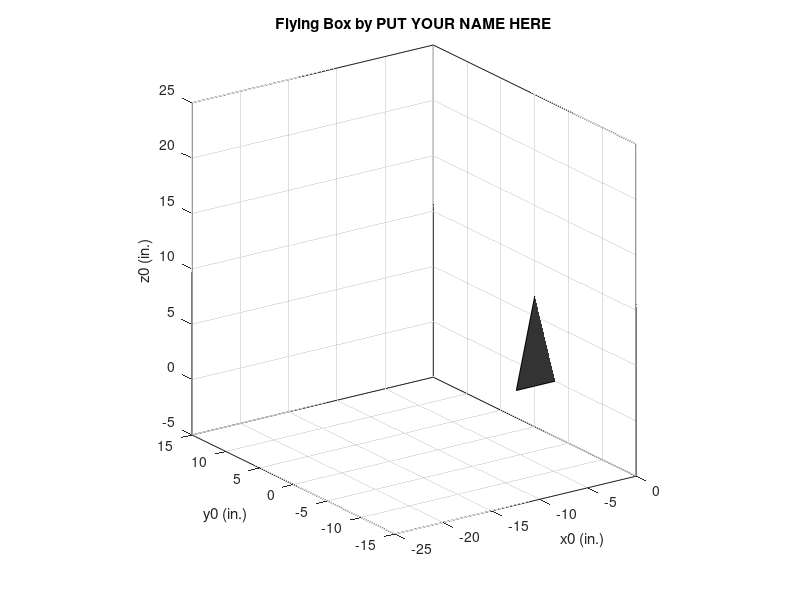

Source code (MATLAB):
%% flying_box_starter.m
% 
% This Matlab script provides the starter code for the flying box
% problem on Homework 1 in MEAM 520 at the University of Pennsylvania.
% The original was written by Professor Katherine J. Kuchenbecker
% (kuchenbe@seas.upenn.edu). Students will modify this code to create 
% their own script.
%
% Change the name of this file to replace "starter" with your PennKey.  For
% example, Professor Kuchenbecker's script would be flying_box_kuchenbe.m

%% SETUP

% Delete all variables from our workspace.
clear

% Set student names.
studentNames = 'PUT YOUR NAME HERE';

% Load the TrakStar data recorded during the movie.
% This MATLAB data file includes time histories of the x, y, and z
% coordinates in inches, as well as time histories of the azimuth,
% elevation, and roll angles in degrees.
load flying_box;


%% DEFINITIONS

% We need to keep track of three frames in this code.
%
% Frame 0 is the frame of the camera's view, with x positive to the right,
% y positive straight back, and z positive up.  The is the base frame, and
% it's what we plot in.  Its origin coincides with the origin of frame 1.
%
% Frame 1 is the frame of the TrakStar transmitter, which sits on the desk.
% It has x positive straight out, y positive to the left, and z positive
% down.  This is the frame in which the sensor positions and orientations
% are expressed.  Its origin is near the center of the transmitter's beige
% cube, which can be seen in the video.
%
% Frame 2 is the frame of the TrakStar sensor, which is being moved around.
% Its x-axis is straight out horizontal through the front of the box, in
% the direction the hand is facing.  Its y-axis is mostly horizontal during
% the video, and its z-axis is mostly vertical.

% Define the locations of the box's four corners (ignoring thickness) in
% the sensor's frame (frame 2).  The length is in the direction of the
% sensor's x-axis, and the width is in the direction of the sensor's
% y-axis.  We call the corners points a, b, c, and d (pa, pb, pc, and pd),
% and we assume the sensor is at the center of the box.  
% We include a 1 at the end of each of these column vectors for use with
% homogenous transformations. You may remove the 1's if you find you do not
% need them but please update this comment accordingly. 
box_length = 8;  % inches
box_width = 6;   % inches
pa2 = [-box_length/2 -box_width/2 0 1]';
pb2 = [ box_length/2 -box_width/2 0 1]';
pc2 = [ box_length/2  box_width/2 0 1]';
pd2 = [-box_length/2  box_width/2 0 1]';

% The number of data points to skip between plots.  Increase this to speed
% up playback.  The minimum value is 1. 
skipfactor = 2; 


%% ANIMATION
% Play back the recorded motion of the flying box.

% Open figure 1 and clear it to get ready for plotting.
figure(1)
clf

% Step through the data from start to finish, jumping by skipfactor.
for i = 1:skipfactor:length(x_inches_history)
    % Pull the sensor's current x, y, and z positions out of the histories.
    x = x_inches_history(i);
    y = y_inches_history(i);
    z = z_inches_history(i);
    
    % Pull the sensor's current azimuth, elevation, and roll angles out of
    % the history.  Remember these values are in degrees.  If you want to
    % convert them to other units, here would be a good place to do so.
    a = azimuth_degrees_history(i);
    e = elevation_degrees_history(i);
    r = roll_degrees_history(i);

    % Do your calculations. If you do things in a straightforward way, all
    % of your code should be between the two lines of stars.
    % *******************************************************************
    
    % Put your calculations here!
    
    % You may not use any built-in or downloaded functions dealing with
    % rotation matrices, homogeneous transformations, Euler angles,
    % roll/pitch/yaw angles, or related topics.  Instead, you must type all
    % your calculations yourself, usin only low-level functions such as
    % sind, cosd, and vector/matrix math. 
    
    % Calculate the position of each corner in the camera's frame. For now,
    % we just set the locations to be the positions in frame 2, with one
    % augmentation.  You will need to change this.
    pa0 = pa2;
    pb0 = pb2;
    pc0 = pc2 + [0 0 i/30 0]'; % Make this corner grow over time so you can see the code is running.
    pd0 = pd2;
    
    % If your code runs but you can't see anything in your plot, comment
    % out or modify the axis([...]) command in the plot section below.
    
    % All your calculations should be done by here.  Your answers for the
    % coordinates of the box's corners in frame 0 should be in the
    % variables pa0, pb0, pc0, and pd0. 
    % *******************************************************************

    % Put all four corner points together to make it easier to get the x,
    % y, and z coordinates for plotting.  These are all in the camera's
    % frame (frame 0).
    points0 = [pa0 pb0 pc0 pd0];
    
    % Check for the first time through to format the plot.
    if (i == 1)
        
        % Plot the points as a gray filled region.
        h = fill3(points0(1,:),points0(2,:),points0(3,:),[.2 .2 .2]);
        
        % Enforce that one unit is displayed equivalently in x, y, and z.
        axis equal;
        
        % Set the viewing volume to the values known to be correct.  If
        % you cannot see anything in your plot, you should increase the
        % ranges here or comment this out.  The order is xmin xmax ymin
        % ymax zmin zmax.
        axis([-25 0 -15 15 -5 25])
        
        % Set the viewing angle to be similar to the camera view.
        view(-35,20)
        
        % Label the axes, including abbreviated units of measure in parentheses.
        xlabel('x0 (in.)')
        ylabel('y0 (in.)')
        zlabel('z0 (in.)')
        
        % Turn on the grid to make it easy to see the walls.
        grid on
        
        title(['Flying Box by ' studentNames])
        
    else
        
        % Set the locations of the corners to the current points.  Using
        % set and the plot handle in this way is faster than replotting
        % everything.
        set(h,'xdata',points0(1,:),'ydata',points0(2,:),'zdata',points0(3,:))
        
    end
    
    % Pause for a short time to allow the viewer to see the animation play.
    pause(0.001)
    
end
